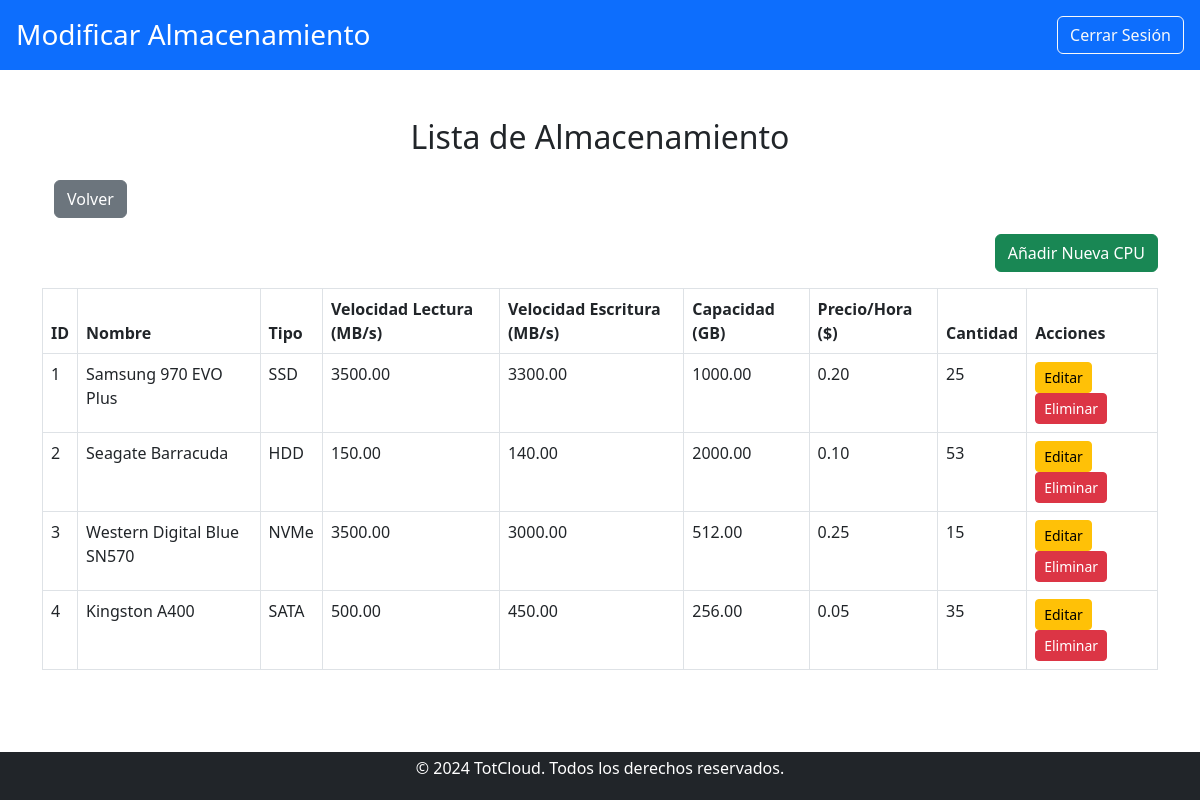
The app's page /trabajador/modificar_componentes/almacenamiento/modificar_almacenamiento.php (signed in), older data.
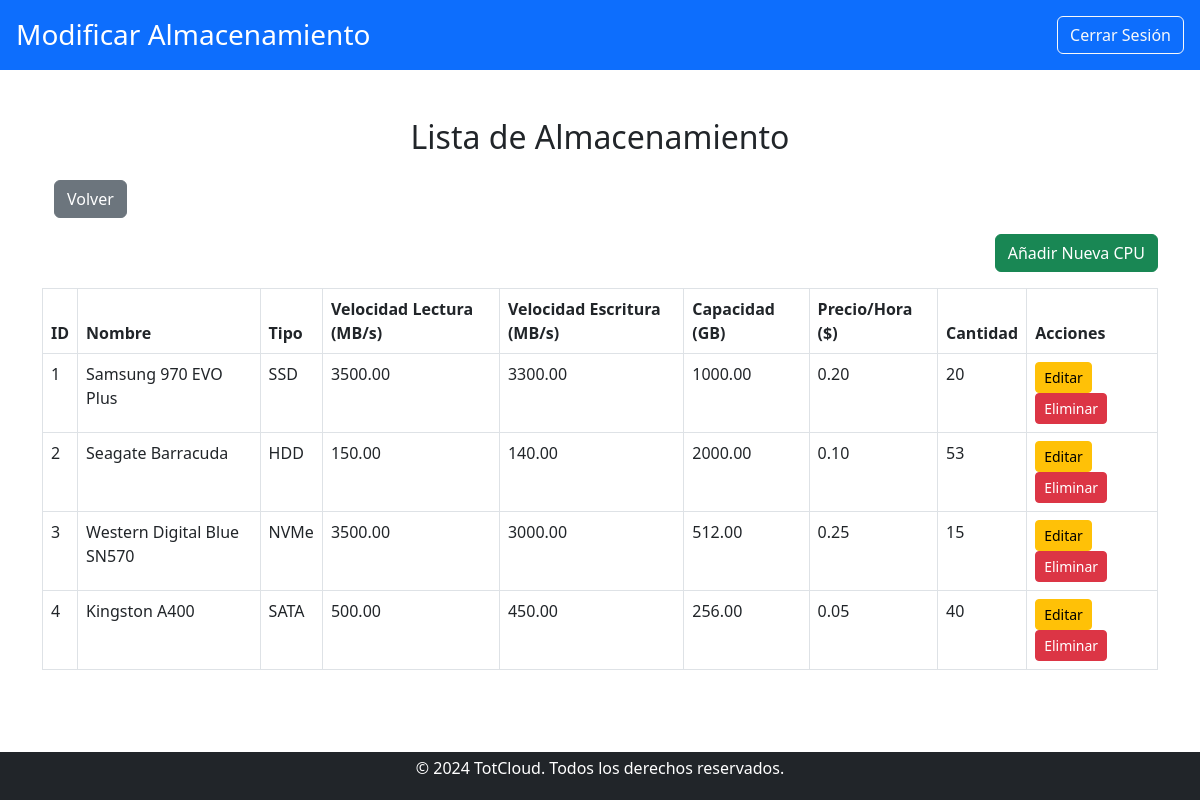
The same page, newer data.
### tables this page shows
CREATE TABLE `almacenamiento` (
  `idAlmacenamiento` int(11) NOT NULL,
  `Nombre` varchar(100) NOT NULL,
  `Tipo` varchar(50) NOT NULL,
  `VelocidadLectura` decimal(10,2) NOT NULL,
  `VelocidadEscritura` decimal(10,2) NOT NULL,
  `Capacidad` decimal(10,2) NOT NULL,
  `PrecioH` decimal(10,2) NOT NULL,
  `Cantidad` int(11) NOT NULL
);

### public/trabajador/modificar_componentes/almacenamiento/modificar_almacenamiento.php (the view, shortened to what this page needs)
<?php
include '../../../../includes/db_connect.php';
$query = "SELECT * FROM almacenamiento";
$result = $conn->query($query);
?>
<!DOCTYPE html>
<html lang="es">
<head>
    <link href="https://cdn.jsdelivr.net/npm/bootstrap@5.3.0/dist/css/bootstrap.min.css" rel="stylesheet">
    <link href="../../../css/estilos.css" rel="stylesheet">
</head>
<body>
    <header class="bg-primary text-white d-flex justify-content-between align-items-center p-3">
        <div>
            <h1 class="h3 mb-0">Modificar Almacenamiento</h1>
        </div>
        <div>
            <a href="../../../logout.php" class="btn btn-outline-light">Cerrar Sesión</a>
        </div>
    </header>
    <main class="container my-5">
        <h2 class="text-center mb-4">Lista de Almacenamiento</h2>
        <div class="container my-3">
            <a href="../modificar_componentes.php" class="btn btn-secondary">Volver</a>
        </div>
        <div class="mb-3 text-end">
            <a href="crear_almacenamiento.php" class="btn btn-success">Añadir Nueva CPU</a>
        </div>
        <table class="table table-bordered">
            <thead>
                <tr>
                    <th>ID</th>
                    <th>Nombre</th>
                    <th>Tipo</th>
                    <th>Velocidad Lectura (MB/s)</th>
                    <th>Velocidad Escritura (MB/s)</th>
                    <th>Capacidad (GB)</th>
                    <th>Precio/Hora ($)</th>
                    <th>Cantidad</th>
                    <th>Acciones</th>
                </tr>
            </thead>
            <tbody>
                <?php while ($almacenamiento = $result->fetch_assoc()): ?>
                    <tr>
                        <td><?php echo htmlspecialchars($almacenamiento['idAlmacenamiento']); ?></td>
                        <td><?php echo htmlspecialchars($almacenamiento['Nombre']); ?></td>
                        <td><?php echo htmlspecialchars($almacenamiento['Tipo']); ?></td>
                        <td><?php echo htmlspecialchars($almacenamiento['VelocidadLectura']); ?></td>
                        <td><?php echo htmlspecialchars($almacenamiento['VelocidadEscritura']); ?></td>
                        <td><?php echo htmlspecialchars($almacenamiento['Capacidad']); ?></td>
                        <td><?php echo htmlspecialchars($almacenamiento['PrecioH']); ?></td>
                        <td><?php echo htmlspecialchars($almacenamiento['Cantidad']); ?></td>
                        <td>
                            <a href="editar_almacenamiento.php?id=<?php echo $almacenamiento['idAlmacenamiento']; ?>" class="btn btn-warning btn-sm">Editar</a>
                            <a href="modificar_almacenamiento.php?eliminar=<?php echo $almacenamiento['idAlmacenamiento']; ?>" class="btn btn-danger btn-sm" onclick="return confirm('¿Estás seguro de eliminar este almacenamiento?')">Eliminar</a>
                        </td>
                    </tr>
                <?php endwhile; ?>
            </tbody>
        </table>
    </main>
    <?php include '../../../../includes/footer.php'; ?>
</body>
</html>

Row changes from the older to the newer data that the page shows:
changed almacenamiento "Samsung 970 EVO Plus": Cantidad "25" → "20"
changed almacenamiento "Kingston A400": Cantidad "35" → "40"
